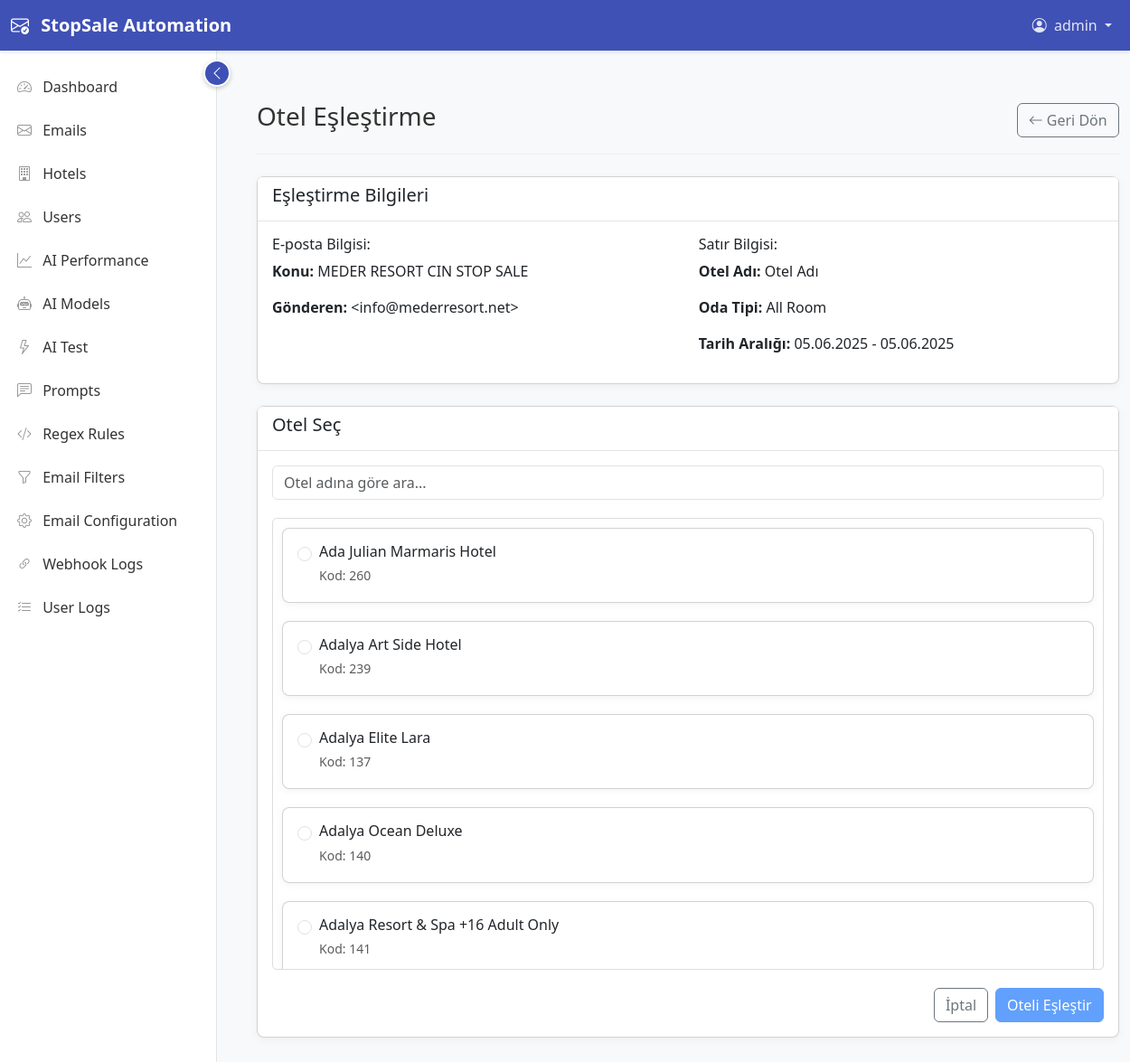
/emails/row/2759/match-hotel/ (signed in), run on the app's committed database.
### users/models.py (models this page shows, shortened)
class User(AbstractUser):
    ROLE_CHOICES = (
        ('admin', 'Admin'),
        ('agent', 'Agent'),
        ('viewer', 'Viewer'),
    )
    email = models.EmailField(unique=True)
    role = models.CharField(max_length=10, choices=ROLE_CHOICES, default='agent')
    last_login_ip = models.GenericIPAddressField(null=True, blank=True)
    created_at = models.DateTimeField(auto_now_add=True, null=True)
    updated_at = models.DateTimeField(auto_now=True, null=True)
    objects = UserManager()
    @property
    def is_admin(self):
        return self.role == 'admin'

### emails/models.py (models this page shows, shortened)
class EmailRow(models.Model):
    STATUS_CHOICES = [
        ('pending', 'Pending'),
        ('approved', 'Approved'),
        ('room_not_found', 'Room Not Found'),
        ('hotel_not_found', 'Hotel Not Found'),
        ('sent_to_robot', 'Sent to Robot'),
        ('robot_processed', 'Robot Processed'),
        ('ignored', 'Ignored'),
        ('error', 'Error'),
    ]
    SALE_TYPE_CHOICES = [
        ('stop', 'Stop Sale'),
        ('open', 'Open Sale'),
    ]
    email = models.ForeignKey(Email, on_delete=models.CASCADE, related_name='rows')
    hotel_name = models.CharField(max_length=255)
    room_type = models.CharField(max_length=255)
    markets = models.ManyToManyField('hotels.Market', blank=True, related_name='email_rows')
    start_date = models.DateField()
    end_date = models.DateField()
    sale_type = models.CharField(max_length=10, choices=SALE_TYPE_CHOICES, default='stop')
    status = models.CharField(max_length=20, choices=STATUS_CHOICES, default='pending')
    juniper_hotel = models.ForeignKey(Hotel, on_delete=models.SET_NULL, null=True, blank=True, related_name='email_rows')
    juniper_rooms = models.ManyToManyField(Room, blank=True, related_name='email_rows')
    ai_extracted = models.BooleanField(default=False)
    extracted_from_attachment = models.BooleanField(default=False)
    source_attachment = models.ForeignKey(
        EmailAttachment,
        on_delete=models.SET_NULL,
        null=True,
        blank=True,
        related_name='created_rows',
        help_text="The specific attachment this row was extracted from, if any."
    )
    regex_extracted = models.BooleanField(default=False)
    manually_edited = models.BooleanField(default=False)
    processed_by = models.ForeignKey(User, on_delete=models.SET_NULL, null=True, blank=True, related_name='processed_rows')
    processed_at = models.DateTimeField(null=True, blank=True)
    hotel_match_score = models.FloatField(null=True, blank=True)
    room_match_score = models.FloatField(null=True, blank=True)
    created_at = models.DateTimeField(auto_now_add=True)
    updated_at = models.DateTimeField(auto_now=True)
    class Meta:
        verbose_name = 'Email Row'
        verbose_name_plural = 'Email Rows'
        ordering = ['id'] # veya ID'ye göre sırala

class Email(models.Model):
    STATUS_CHOICES = [
        ('pending', 'Pending'),
        ('approved', 'Approved'),
        ('manual_processed', 'Manual Processed'),
        ('sent_to_robot', 'Sent to Robot'),
        ('robot_processed', 'Robot Processed'),
        ('ignored', 'Ignored'),
        ('error', 'Error'),
    ]
    subject = models.CharField(max_length=500)
    sender = models.CharField(max_length=255)
    recipient = models.CharField(max_length=255)
    received_date = models.DateTimeField()
    message_id = models.CharField(max_length=500, unique=True)
    body_text = models.TextField()
    body_html = models.TextField(null=True, blank=True)
    status = models.CharField(max_length=20, choices=STATUS_CHOICES, default='pending')
    has_attachments = models.BooleanField(default=False)
    processed_by = models.ForeignKey(User, on_delete=models.SET_NULL, null=True, blank=True, related_name='processed_emails')
    assigned_to = models.ForeignKey(User, on_delete=models.SET_NULL, null=True, blank=True, related_name='assigned_emails')
    created_at = models.DateTimeField(auto_now_add=True)
    updated_at = models.DateTimeField(auto_now=True)
    attachment_analysis_results = models.JSONField(null=True, blank=True)
    class Meta:
        verbose_name = 'Email'
        verbose_name_plural = 'Emails'
        ordering = ['-received_date']

### hotels/models.py (models this page shows, shortened)
class Hotel(models.Model):
    juniper_hotel_name = models.CharField(max_length=255)
    juniper_code = models.CharField(max_length=50, unique=True)
    created_at = models.DateTimeField(auto_now_add=True)
    updated_at = models.DateTimeField(auto_now=True)
    class Meta:
        verbose_name = 'Hotel'
        verbose_name_plural = 'Hotels'
        ordering = ['juniper_hotel_name']

### emails/views.py (the view, shortened to what this page needs)
# urls.py: path('row/<int:row_id>/match-hotel/', views.match_hotel, name='match_hotel'),
@login_required
def match_hotel(request, row_id):
    row = get_object_or_404(EmailRow, id=row_id)
    hotels = Hotel.objects.all().order_by('juniper_hotel_name')
    context = {
        'row': row,
        'hotels': hotels,
    }
    return render(request, 'emails/match_hotel.html', context)

### templates/emails/match_hotel.html (shortened to what this page needs)
{% extends 'base/base.html' %}
{% block content %}
<div class="page-header d-flex justify-content-between align-items-center mb-4">
    <h1>Otel Eşleştirme</h1>
    <a href="{% url 'emails:email_detail' row.email.id %}" class="btn btn-outline-secondary">
        <i class="bi bi-arrow-left"></i> Geri Dön
    </a>
</div>
<div class="card">
    <div class="card-header">
        <h5>Eşleştirme Bilgileri</h5>
    </div>
    <div class="card-body">
        <div class="row">
            <div class="col-md-6">
                <h6>E-posta Bilgisi:</h6>
                <p><strong>Konu:</strong> {{ row.email.subject }}</p>
                <p><strong>Gönderen:</strong> {{ row.email.sender }}</p>
            </div>
            <div class="col-md-6">
                <h6>Satır Bilgisi:</h6>
                <p><strong>Otel Adı:</strong> {{ row.hotel_name }}</p>
                <p><strong>Oda Tipi:</strong> {{ row.room_type }}</p>
                <p><strong>Tarih Aralığı:</strong> {{ row.start_date|date:"d.m.Y" }} - {{ row.end_date|date:"d.m.Y" }}</p>
            </div>
        </div>
    </div>
</div>
<div class="row mt-4">
    <div class="col-md-12">
        <div class="card">
            <div class="card-header">
                <h5>Otel Seç</h5>
            </div>
            <div class="card-body">
                <div class="search-box">
                    <input type="text" id="hotelSearch" class="form-control" placeholder="Otel adına göre ara...">
                </div>
                <form method="post">
                    <div class="hotel-list">
                        {% for hotel in hotels %}
                        <div class="card hotel-card" id="hotel-{{ hotel.id }}">
                            <div class="card-body">
                                <div class="form-check">
                                    <input class="form-check-input hotel-radio" type="radio" name="hotel_id" value="{{ hotel.id }}" id="hotel-radio-{{ hotel.id }}">
                                    <label class="form-check-label w-100" for="hotel-radio-{{ hotel.id }}">
                                        <h6 class="mb-1">{{ hotel.juniper_hotel_name }}</h6>
                                        <p class="mb-0 text-muted"><small>Kod: {{ hotel.juniper_code }}</small></p>
                                    </label>
                                </div>
                            </div>
                        </div>
                        {% empty %}
                        <div class="alert alert-info">Eşleştirilecek otel bulunamadı.</div>
                        {% endfor %}
                    </div>
                    <div class="match-controls">
                        <a href="{% url 'emails:email_detail' row.email.id %}" class="btn btn-outline-secondary me-2">İptal</a>
                        <button type="submit" class="btn btn-primary" id="matchButton" disabled>Oteli Eşleştir</button>
                    </div>
                </form>
            </div>
        </div>
    </div>
</div>
{% endblock %}

### templates/base/base.html (shortened to what this page needs)
{% load static %}
<!DOCTYPE html>
<html lang="en">
<head>
    <link href="https://cdn.jsdelivr.net/npm/bootstrap@5.3.0-alpha1/dist/css/bootstrap.min.css" rel="stylesheet">
    <link rel="stylesheet" href="https://cdn.jsdelivr.net/npm/bootstrap-icons@1.10.3/font/bootstrap-icons.css">
    <link rel="stylesheet" href="https://cdn.jsdelivr.net/npm/flatpickr/dist/flatpickr.min.css">
    <link rel="stylesheet" href="https://cdn.jsdelivr.net/npm/select2@4.1.0-rc.0/dist/css/select2.min.css">
    <link rel="stylesheet" href="https://cdn.jsdelivr.net/npm/select2-bootstrap-5-theme@1.3.0/dist/select2-bootstrap-5-theme.min.css">
    <link rel="stylesheet" href="https://cdnjs.cloudflare.com/ajax/libs/toastr.js/latest/toastr.min.css">
    <link rel="stylesheet" href="{% static 'css/ux-improvements.css' %}">
</head>
<body>
    <nav class="navbar navbar-expand-lg navbar-dark fixed-top">
        <div class="container-fluid">
            <a class="navbar-brand" href="{% url 'core:dashboard' %}">
                <i class="bi bi-envelope-check me-2"></i>
                StopSale Automation
            </a>
            <div class="collapse navbar-collapse" id="navbarNav">
                <ul class="navbar-nav ms-auto">
                    {% if user.is_authenticated %}
                    <li class="nav-item dropdown">
                        <a class="nav-link dropdown-toggle" href="#" id="navbarDropdown" role="button" data-bs-toggle="dropdown" aria-expanded="false">
                            <i class="bi bi-person-circle me-1"></i> {{ user.username }}
                        </a>
                    </li>
                    {% else %}
                    <li class="nav-item">
                        <a class="nav-link" href="{% url 'core:login' %}">Login</a>
                    </li>
                    {% endif %}
                </ul>
            </div>
        </div>
    </nav>
    <div class="container-fluid">
        <div class="row">
            {% if user.is_authenticated %}
            <nav id="sidebar" class="col-lg-2 d-lg-block sidebar">
                <div class="sidebar-toggle d-none d-lg-flex" id="sidebarToggle">
                    <i class="bi bi-chevron-left" id="toggleIcon"></i>
                </div>
                <div class="sidebar-sticky">
                    <ul class="nav flex-column">
                        <li class="nav-item">
                            <a class="nav-link {% if request.resolver_match.app_name == 'core' and request.resolver_match.url_name == 'dashboard' %}active{% endif %}" href="{% url 'core:dashboard' %}">
                                <i class="bi bi-speedometer2"></i> <span>Dashboard</span>
                            </a>
                        </li>
                        <li class="nav-item">
                            <a class="nav-link {% if request.resolver_match.app_name == 'emails' and request.resolver_match.url_name == 'email_list' %}active{% endif %}" href="{% url 'emails:email_list' %}">
                                <i class="bi bi-envelope"></i> <span>Emails</span>
                            </a>
                        </li>
                        {% if user.is_admin or user.is_supervisor %}
                        <li class="nav-item">
                            <a class="nav-link {% if request.resolver_match.app_name == 'hotels' %}active{% endif %}" href="{% url 'hotels:hotel_list' %}">
                                <i class="bi bi-building"></i> <span>Hotels</span>
                            </a>
                        </li>
                        {% endif %}
                        {% if user.is_admin %}
                        <li class="nav-item">
                            <a class="nav-link {% if request.resolver_match.app_name == 'users' %}active{% endif %}" href="{% url 'users:user_list' %}">
                                <i class="bi bi-people"></i> <span>Users</span>
                            </a>
                        </li>
                        <li class="nav-item">
                            <a class="nav-link {% if request.resolver_match.app_name == 'core' and request.resolver_match.url_name == 'ai_performance' %}active{% endif %}" href="{% url 'core:ai_performance' %}">
                                <i class="bi bi-graph-up"></i> <span>AI Performance</span>
                            </a>
                        </li>
                        <li class="nav-item">
                            <a class="nav-link {% if request.resolver_match.app_name == 'core' and request.resolver_match.url_name == 'ai_model_list' %}active{% endif %}" href="{% url 'core:ai_model_list' %}">
                                <i class="bi bi-robot"></i> <span>AI Models</span>
                            </a>
                        </li>
                        <li class="nav-item">
                            <a class="nav-link {% if request.resolver_match.app_name == 'core' and request.resolver_match.url_name == 'ai_test' %}active{% endif %}" href="{% url 'core:ai_test' %}">
                                <i class="bi bi-lightning"></i> <span>AI Test</span>
                            </a>
                        </li>
                        <li class="nav-item">
                            <a class="nav-link {% if request.resolver_match.app_name == 'core' and request.resolver_match.url_name == 'prompt_list' %}active{% endif %}" href="{% url 'core:prompt_list' %}">
                                <i class="bi bi-chat-left-text"></i> <span>Prompts</span>
                            </a>
                        </li>
                        <li class="nav-item">
                            <a class="nav-link {% if request.resolver_match.app_name == 'core' and request.resolver_match.url_name == 'regex_rule_list' %}active{% endif %}" href="{% url 'core:regex_rule_list' %}">
                                <i class="bi bi-code-slash"></i> <span>Regex Rules</span>
                            </a>
                        </li>
                        <li class="nav-item">
                            <a class="nav-link {% if request.resolver_match.app_name == 'core' and request.resolver_match.url_name == 'email_filter_list' %}active{% endif %}" href="{% url 'core:email_filter_list' %}">
                                <i class="bi bi-funnel"></i> <span>Email Filters</span>
                            </a>
                        </li>
                        <li class="nav-item">
                            <a class="nav-link {% if request.resolver_match.app_name == 'core' and request.resolver_match.url_name == 'email_config' %}active{% endif %}" href="{% url 'core:email_config' %}">
                                <i class="bi bi-gear"></i> <span>Email Configuration</span>
                            </a>
                        </li>
                        <li class="nav-item">
                            <a class="nav-link {% if request.resolver_match.app_name == 'core' and request.resolver_match.url_name == 'webhook_log_list' %}active{% endif %}" href="{% url 'core:webhook_log_list' %}">
                                <i class="bi bi-link-45deg"></i> <span>Webhook Logs</span>
                            </a>
                        </li>
                        <li class="nav-item">
                            <a class="nav-link {% if request.resolver_match.app_name == 'core' and request.resolver_match.url_name == 'user_log_list' %}active{% endif %}" href="{% url 'core:user_log_list' %}">
                                <i class="bi bi-list-check"></i> <span>User Logs</span>
                            </a>
                        </li>
                        {% endif %}
                    </ul>
                </div>
            </nav>
            {% endif %}
            <main id="content" class="{% if user.is_authenticated %}col-lg-10 content{% else %}col-12{% endif %}" id="main-content">
                <div class="container-fluid py-4">
                    {% block content %}{% endblock %}
                </div>
            </main>
        </div>
    </div>
</body>
</html>

### data on the page
User: username "admin"
EmailRow: email.subject "MEDER RESORT CIN STOP SALE", email.sender "<info@mederresort.net>", hotel_name "Otel Adı", room_type "All Room", start_date "05.06.2025", end_date "05.06.2025"
Hotel: juniper_hotel_name "Ada Julian Marmaris Hotel", juniper_code "260"
Hotel: juniper_hotel_name "Adalya Art Side Hotel", juniper_code "239"
Hotel: juniper_hotel_name "Adalya Elite Lara", juniper_code "137"
Hotel: juniper_hotel_name "Adalya Ocean Deluxe", juniper_code "140"
Hotel: juniper_hotel_name "Adalya Resort & Spa +16 Adult Only", juniper_code "141"
